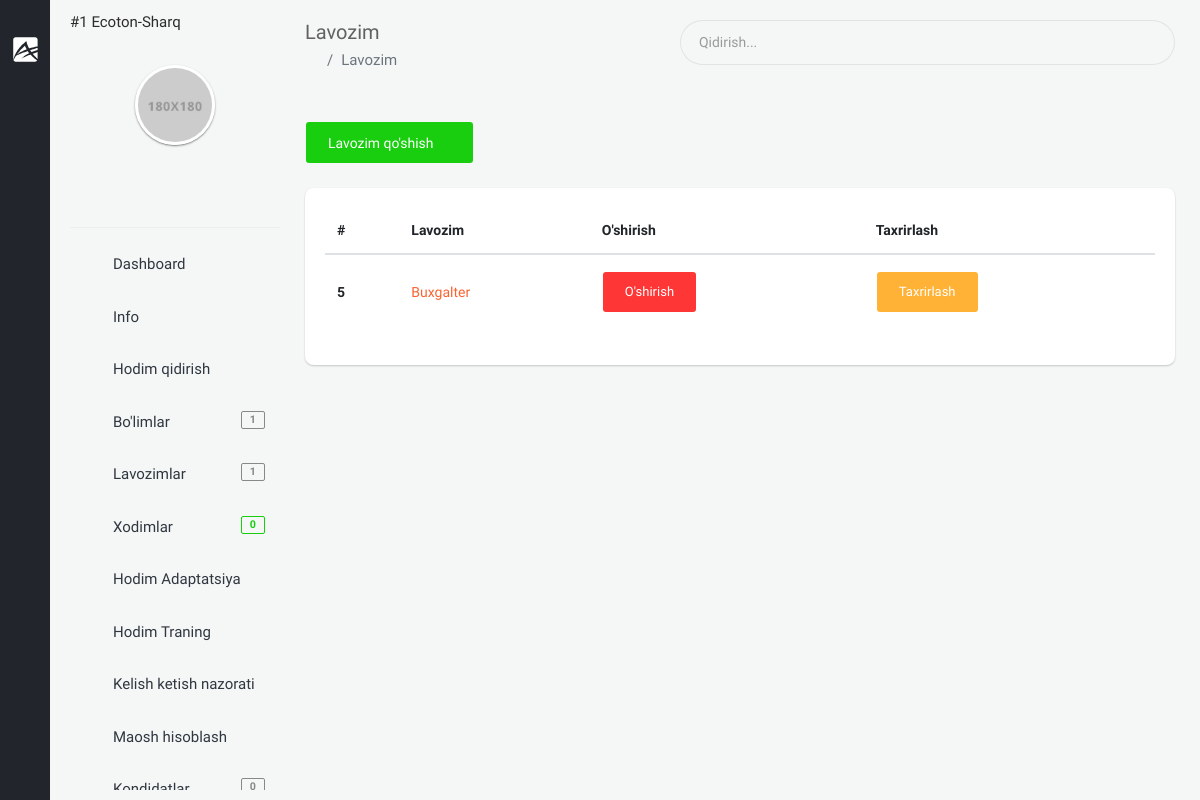
Before: /backoffice/position (signed in) with the older database file.
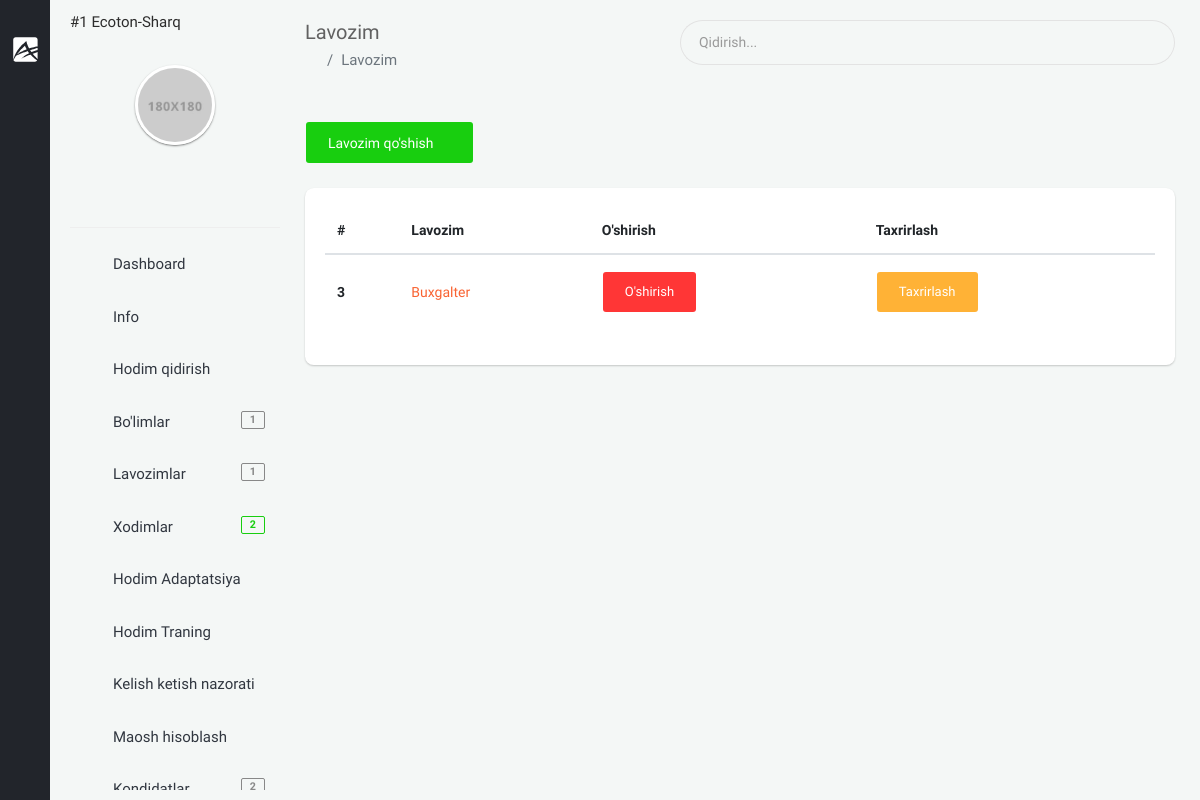
After: the same page with the newer database file.
### app/models.py (models this page shows, shortened)
class Position(models.Model):
    name = models.CharField(max_length=255, verbose_name="Lavozim nomi")
    info = models.CharField(max_length=255, null=True, blank=True, verbose_name='Lavozim haqida')
    company = models.ForeignKey(Company, on_delete=models.CASCADE, verbose_name='Kompaniya')
    created_at = models.DateTimeField(auto_now_add=True)
    class Meta:
        ordering = ['-created_at']
        verbose_name_plural = "Lavozim"

### backoffice/views.py (the view)
# urls.py: path('position', views.PositionListView.as_view(), name="position"),
class PositionListView(LoginRequiredMixin, generic.ListView):
    template_name = 'backoffice/pages/department/list.html'
    queryset = models.Position.objects.all()
    def get_context_data(self, *, object_list=None, **kwargs):
        position = super(PositionListView, self).get_context_data(**kwargs)
        company = self.request.user.company
        position['positions'] = models.Position.objects.filter(company=company).order_by('-created_at')
        return position

### app/models.py (called while the page is built)
    def __str__(self):
        return f'#{self.id}  {self.name}'

### backoffice/context_processors.py (called while the page is built)
def staff_amount(request):
    amount_staff = None
    if request.user.is_anonymous == False:
        company = request.user.company
        staff = models.Staff.objects.filter(company=company)
        amount_staff = staff.count()
    return {"amount_staff": amount_staff}

def position_amount(request):
    position_amounts = None
    if request.user.is_anonymous == False:
        company = request.user.company
        position = models.Position.objects.filter(company=company)
        position_amounts = position.count()
    return {
        'position_amounts': position_amounts
    }

def department_amount(request):
    department_amounts = None
    if request.user.is_anonymous == False:
        company = request.user.company
        department = models.Department.objects.filter(company=company)
        department_amounts = department.count()
    return {
        'department_amounts': department_amounts
    }

### templates/backoffice/pages/department/list.html (shortened to what this page needs)
{% extends 'backoffice/base.html' %}
{% block content %}
    <section class="content">
        <div class="container-fluid">
            <div class="block-header">
                <div class="row clearfix">
                    <div class="col-lg-5 col-md-5 col-sm-12">
                        <h2>Lavozim</h2>
                        <ul class="breadcrumb padding-0">
                            <li class="breadcrumb-item"><a href="create.html"><i class="zmdi zmdi-home"></i></a></li>
                            <li class="breadcrumb-item active">Lavozim</li>
                        </ul>
                    </div>
                    <div class="col-lg-7 col-md-7 col-sm-12">
                        <div class="input-group m-b-0">
                            <input type="text" class="form-control" placeholder="Qidirish...">
                            <span class="input-group-addon">
                            <i class="zmdi zmdi-search"></i>
                        </span>
                        </div>
                    </div>
                </div>
            </div>
            <div class="row clearfix">
                <div class="col-lg-12 col-md-12 col-sm-12">
                    <div class="card">
                        <div class="header">
                            <a href="{% url 'position_create' %}" class="btn btn-success">Lavozim qo'shish <i class="zmdi zmdi-plus"></i></a>
                        </div>
                        <div class="body table-responsive">
                            <table class="table table-hover">
                                <thead>
                                <tr>
                                    <th>#</th>
                                    <th>Lavozim</th>
                                    <th>O'shirish</th>
                                    <th>Taxrirlash</th>
                                </tr>
                                </thead>
                                <tbody>
                                {% for position in positions %}
                                    <tr>
                                        <th scope="row">{{ position.id }}</th>
                                        <td>
                                            <a href="#" data-toggle="modal" data-target="#defaultModal{{ position.id }}">
                                                {{ position.name }}
                                            </a>
                                        </td>
                                        <td>
                                            <form action="{% url 'position_delete' pk=position.pk %}" method="POST">
                                                <input class="btn btn-default btn-danger" type="submit" value="O'shirish"/>
                                            </form>
                                        </td>
                                    <td>
                                        <a href="{% url 'position_update' position.id %}" class="btn btn-warning">Taxrirlash</a>
                                    </td>
                                    </tr>
                                {% endfor %}
                                </tbody>
                            </table>
                        </div>
                    </div>
                </div>
            </div>
        </div>
    </section>
{% endblock %}

### templates/backoffice/parts/minileftbar.html (shortened to what the changed rows need)
{% load static %}
<aside class="right_menu">
    <div id="leftsidebar" class="sidebar">
        <div class="menu">
            <ul class="list">
                <li><a href="{% url 'position' %}" class="menu-toggle waves-effect waves-block"><i class="zmdi zmdi-ticket-star"></i><span>Lavozimlar</span><span class="badge badge-default float-right">{{ position_amounts }}</span></a>
                <li><a href="{% url 'staff' %}" class="menu-toggle waves-effect waves-block"><i class="zmdi zmdi zmdi-accounts-add"></i><span>Xodimlar</span><span class="badge badge-success float-right">{{ amount_staff }}</span></a></li>
                <li>
                    <a href="{% url 'new_telegram_staff' %}" class="menu-toggle waves-effect waves-block"><i class="zmdi zmdi-account-box-o "></i><span>Kondidatlar</span><span class="badge badge-default float-right">{{ bot_user_list_counter }}</span></a>
                </li>
            </ul>
        </div>
    </div>
</aside>

Changed rows visible on the page:
removed Position: id "5", name "Buxgalter"
added Position: id "3", name "Buxgalter"
Other visible differences:
{{ amount_staff }}: "0" → "2"
{{ bot_user_list_counter }}: "0" → "2"
